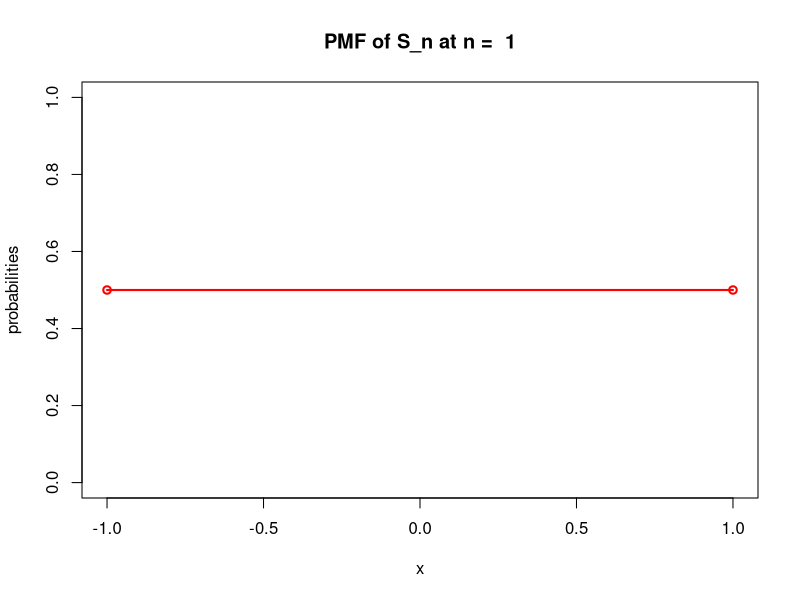
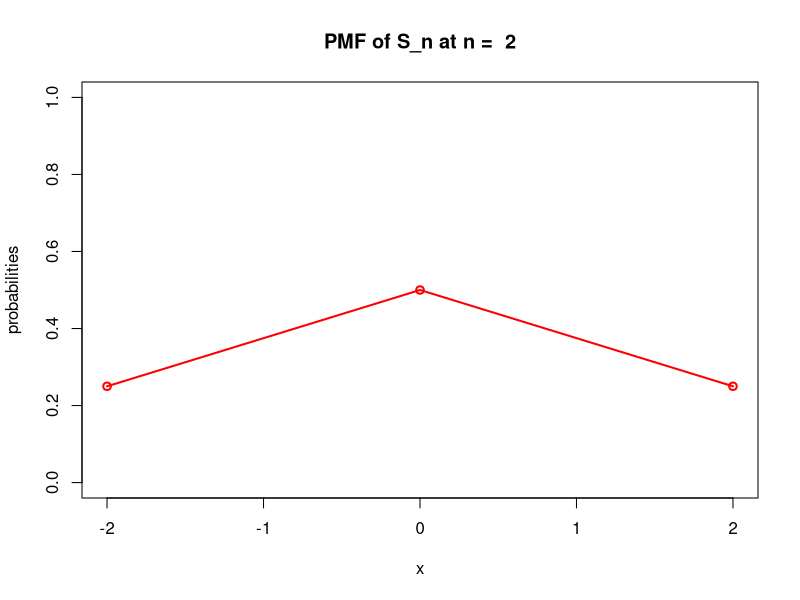
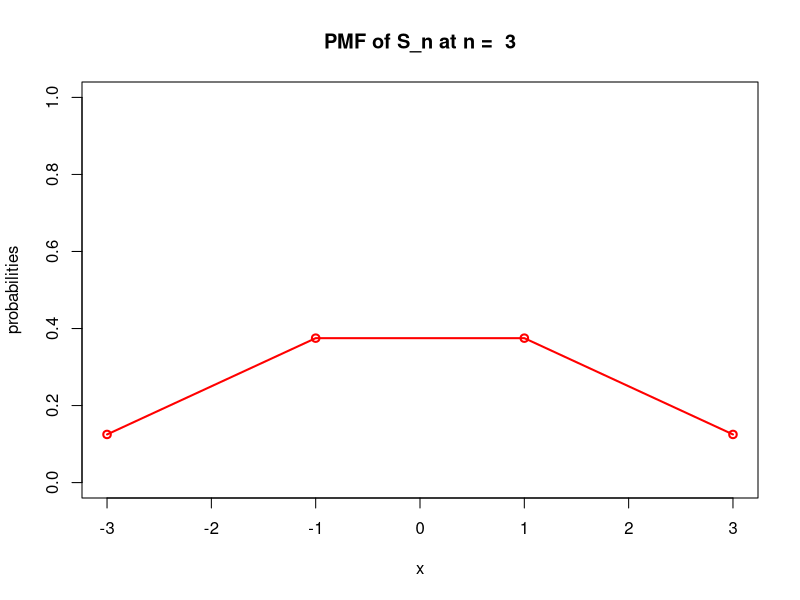
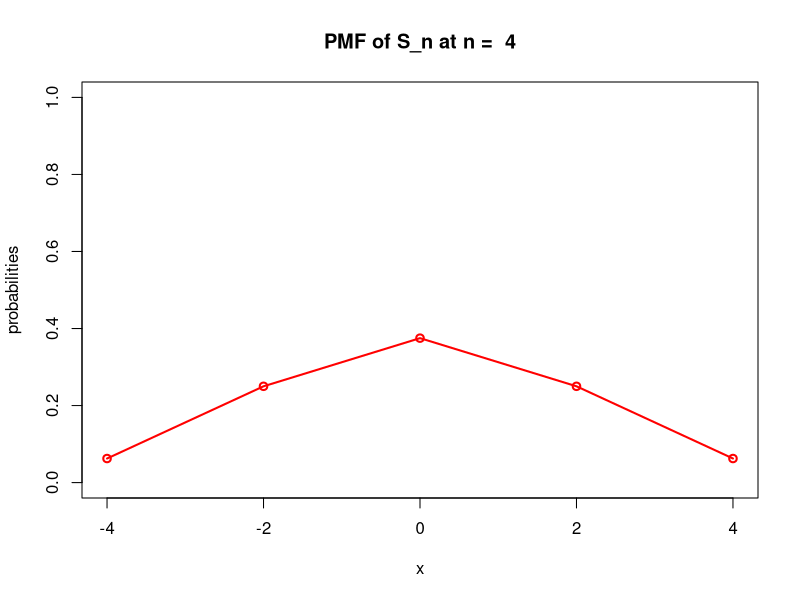
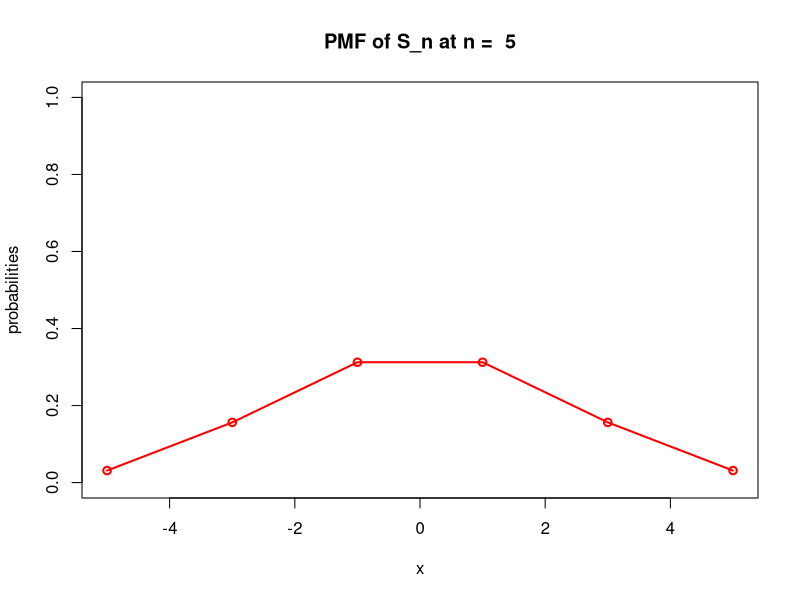
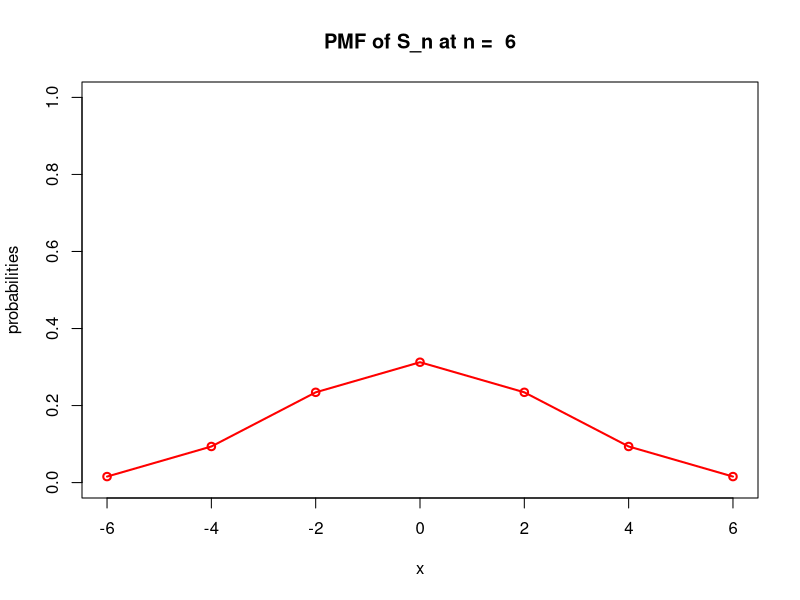
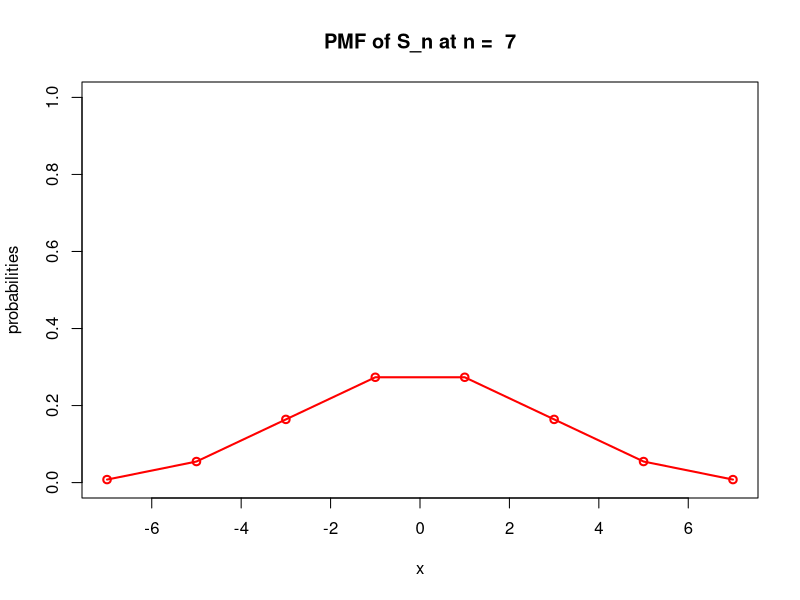
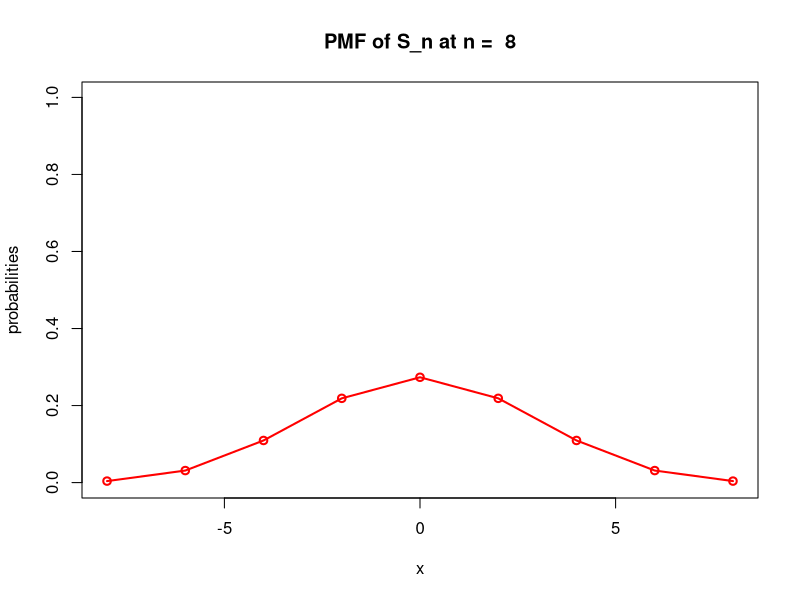

Generate these figures, in order, with R:
random_walk <- function(n, p){

  x <- seq(from = -n, to = n, by = 2)
  
  probs <- c()
  
  for (i in 1:length(x)) {
    a <- choose(n, i-1)
    b <- p^(i-1) * (1-p)^(n-(i-1))
    
    probs[i] <- a * b
  }
  
  plot(probs ~ x, 
       type = "o", 
       lwd = 2, 
       col = "red",
       ylab = "probabilities",
       ylim = c(0, 1), 
       main = paste("PMF of S_n at n = ", n))
}

pause <- function(t){
  start <- Sys.time()
  while((Sys.time() - start) < t){}
}

for (i in 1:50) {
  random_walk(i, 0.5)
  pause(0.1)
}

trajectory <- function(n){
  
  t <- 1:n
  
  realizations <- sample(c(1, -1), 
                         size = length(t), 
                         replace = TRUE, 
                         prob = c(0.5, 0.5))
  
  plot(c(0, cumsum(realizations)) ~ c(0, t), type = "o", col = "red", lwd = "2")
  
  df <- data.frame(n = c(0, t),
                   realizations = c(0, cumsum(realizations)))
  
  library(tidyverse)
  
  df %>%
    ggplot(aes(x = n, y = realizations)) +
    geom_line(linewidth = 1, col = "blue") +
    geom_point(col = "red", size = 2) +
    geom_hline(yintercept = 0, col = "red", linewidth = 1) +
    labs(x = "n", y = "Position", title = "Trajectory of Random Walk")
    
}

trajectory(50)
